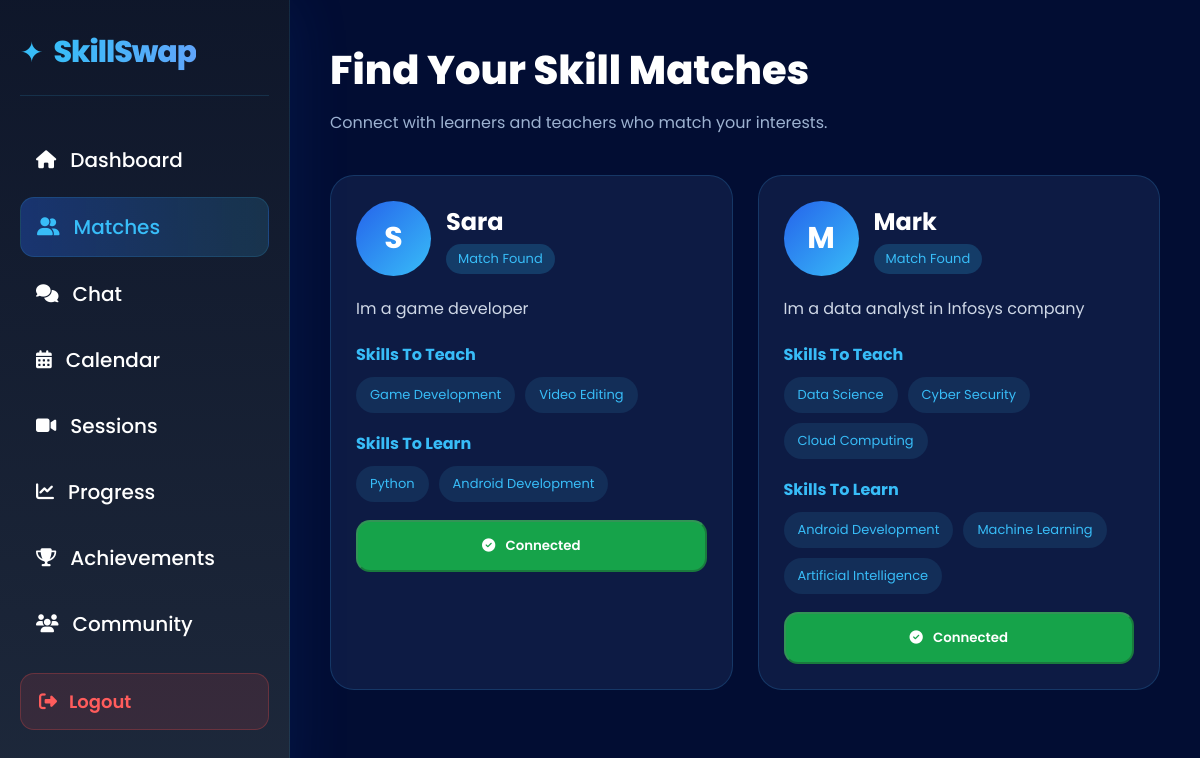
Page /matches (signed in) on the committed database.
### tables this page shows
CREATE TABLE users (

    id INTEGER PRIMARY KEY AUTOINCREMENT,

    name TEXT NOT NULL,
    email TEXT UNIQUE NOT NULL,
    password TEXT NOT NULL,

    profile_pic TEXT DEFAULT '',

    bio TEXT DEFAULT '',

    teach_skills TEXT DEFAULT '',

    learn_skills TEXT DEFAULT '',

    languages TEXT DEFAULT ''

);

### app.py (the view)
@app.route('/matches')
def matches():
    if 'user_id' not in session:
        return redirect('/login')
    conn = get_connection()
    current_user = conn.execute(
        "SELECT * FROM users WHERE id=?",
        (session['user_id'],)
    ).fetchone()
    teach_skills = (
        current_user['teach_skills'].split(',')
        if current_user['teach_skills']
        else []
    )
    users = conn.execute(
        "SELECT * FROM users WHERE id != ?",
        (session['user_id'],)
    ).fetchall()
    matched_users = []
    for user in users:
        learn_skills = (
            user['learn_skills'].split(',')
            if user['learn_skills']
            else []
        )
        if any(skill in learn_skills for skill in teach_skills):
            matched_users.append(user)
    pending_requests = conn.execute(
        """
        SELECT receiver_id
        FROM notifications
        WHERE sender_id=?
        AND status='pending'
        """,
        (session['user_id'],)
    ).fetchall()
    pending_ids = [
        x['receiver_id']
        for x in pending_requests
    ]
    connections = conn.execute(
    """
    SELECT *
    FROM connections
    """
).fetchall()
    connected_ids = []
    for connection in connections:
     if connection['user1_id'] == session['user_id']:
        connected_ids.append(connection['user2_id'])
     elif connection['user2_id'] == session['user_id']:
        connected_ids.append(connection['user1_id'])
    conn.close()
    return render_template(
    'dashboard/matches.html',
    matches=matched_users,
    pending_ids=pending_ids,
    connected_ids=connected_ids,
    active_page='matches'
)

### database/db.py (called while the page is built)
def get_connection():
    conn = sqlite3.connect(DATABASE)
    conn.row_factory = sqlite3.Row
    return conn

### templates/dashboard/matches.html (shortened to what this page needs)
<!DOCTYPE html>
<html lang="en">
<head>
<link rel="stylesheet"
href="{{ url_for('static', filename='css/sidebar.css') }}">
<link rel="stylesheet"
href="{{ url_for('static', filename='css/matches.css') }}">
<link rel="stylesheet"
href="https://cdnjs.cloudflare.com/ajax/libs/font-awesome/6.5.1/css/all.min.css">
</head>
<body>
<div class="dashboard-layout">
    {% include 'components/dashboard_sidebar.html' %}
    <main class="main-content">
        <div class="page-header">
            <h1>Find Your Skill Matches</h1>
            <p>
                Connect with learners and teachers who match your interests.
            </p>
        </div>
        <div class="matches-grid">
            {% if matches %}
                {% for user in matches %}
                <div class="match-card">
                    <div class="card-top">
                        {% if user['profile_pic'] %}
                        <img
                        src="{{ user['profile_pic'] }}"
                        class="profile-pic">
                        {% else %}
                        <div class="profile-letter">
                            {{ user['name'][0] }}
                        </div>
                        {% endif %}
                        <div>
                            <h3>{{ user['name'] }}</h3>
                            <span class="match-badge">
                                Match Found
                            </span>
                        </div>
                    </div>
                    <p class="bio">
                        {{ user['bio'] if user['bio'] else 'No bio added yet.' }}
                    </p>
                    <div class="skill-section">
                        <h4>Skills To Teach</h4>
                        <div class="skill-tags">
                            {% for skill in user['teach_skills'].split(',') if skill %}
                            <span>{{ skill }}</span>
                            {% endfor %}
                        </div>
                    </div>
                    <div class="skill-section">
                        <h4>Skills To Learn</h4>
                        <div class="skill-tags">
                            {% for skill in user['learn_skills'].split(',') if skill %}
                            <span>{{ skill }}</span>
                            {% endfor %}
                        </div>
                    </div>
                    {% if user['id'] in connected_ids %}
<button class="connect-btn connected-btn" disabled>
    <i class="fas fa-check-circle"></i>
    Connected
</button>
{% elif user['id'] in pending_ids %}
<button class="connect-btn sent-btn" disabled>
    ✓ Request Sent
</button>
{% endif %}
                </div>
                {% endfor %}
            {% endif %}
        </div>
    </main>
</div>
</body>
</html>

### static/css/sidebar.css (style rules this page uses)
* { margin:0; padding:0; box-sizing:border-box; }
.main-content { margin-left:290px; padding:40px; }

### static/css/matches.css (style rules this page uses)
* { margin:0; padding:0; box-sizing:border-box; font-family:'Poppins',sans-serif; }
body { background:#020d33; color:#fff; }
.dashboard-layout { display:flex; }
.main-content { flex:1; padding:40px; }
.page-header { margin-bottom:40px; }
.page-header h1 { font-size:40px; font-weight:800; margin-bottom:10px; }
.page-header p { color:#9db2d1; font-size:16px; }
.matches-grid { display:grid; grid-template-columns:repeat(auto-fill,minmax(360px,1fr)); gap:25px; }
.match-card { background:#0d1b44; border:1px solid rgba(61,181,255,.18); border-radius:24px; padding:25px; transition:.3s; }
.card-top { display:flex; align-items:center; gap:15px; margin-bottom:20px; }
.profile-letter { width:75px; height:75px; border-radius:50%; background:linear-gradient( 135deg, #2563eb, #38bdf8 ); display:flex; align-items:center; justify-content:center; font-size:30px; font-weight:700; }
.card-top h3 { font-size:24px; }
.match-badge { display:inline-block; margin-top:5px; background:#143c68; color:#38bdf8; padding:5px 12px; border-radius:30px; font-size:13px; }
.bio { color:#cfd8e7; line-height:1.6; margin-bottom:20px; }
.skill-section { margin-bottom:18px; }
.skill-section h4 { margin-bottom:10px; color:#38bdf8; }
.skill-tags { display:flex; flex-wrap:wrap; gap:10px; }
.skill-tags span { background:#132e58; color:#38bdf8; padding:8px 14px; border-radius:30px; font-size:13px; }
.connect-btn { margin-top:15px; width:100%; display:flex; justify-content:center; align-items:center; gap:10px; padding:14px; background:linear-gradient( 135deg, #2563eb, #38bdf8 ); color:white; text-decoration:none; border-radius:14px; font-weight:600; }
.connected-btn { background:#16a34a !important; cursor:not-allowed; opacity:1; color:white; }

### rows in the picture
users: name "S", name "Sara", bio "Im a game developer", skill "Game Development" "Video Editing", skill "Python" "Android Development", shows "Connected"
users: name "M", name "Mark", bio "Im a data analyst in Infosys company", skill "Data Science" "Cyber Security" "Cloud Computing", skill "Android Development" "Machine Learning" "Artificial Intelligence", shows "Connected"
